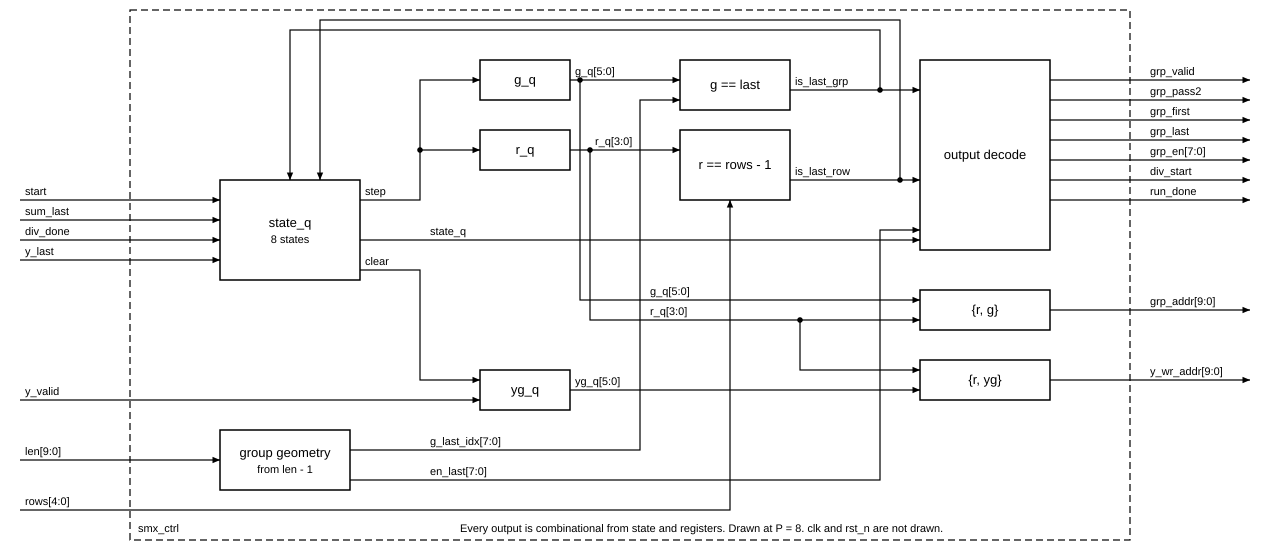

Write the Python code that produced this figure.
"""smx_ctrl structure at P = 8. The state machine is in smx_fsm. Run: python3 docs/spec/fig/smx_ctrl.py"""
from schematic import Sheet

s = Sheet("smx_ctrl", 1270, 560)
s.boundary(130, 10, 1000, 530, "smx_ctrl")

s.box(220, 180, 140, 100, "state_q", "8 states")
s.box(480, 60, 90, 40, "g_q")
s.box(480, 130, 90, 40, "r_q")
s.box(480, 370, 90, 40, "yg_q")
s.box(220, 430, 130, 60, "group geometry", "from len - 1")
s.box(680, 60, 110, 50, "g == last")
s.box(680, 130, 110, 70, "r == rows - 1")
s.box(920, 60, 130, 190, "output decode")
s.box(920, 290, 130, 40, "{r, g}")
s.box(920, 360, 130, 40, "{r, yg}")

s.wire([(20, 200), (220, 200)], "start")
s.wire([(20, 220), (220, 220)], "sum_last")
s.wire([(20, 240), (220, 240)], "div_done")
s.wire([(20, 260), (220, 260)], "y_last")
s.wire([(20, 460), (220, 460)], "len[9:0]")
s.wire([(20, 510), (730, 510), (730, 200)], "rows[4:0]")
s.wire([(20, 400), (480, 400)], "y_valid")
s.wire([(360, 200), (420, 200), (420, 80), (480, 80)], "step")
s.dot(420, 150)
s.wire([(420, 150), (480, 150)])
s.wire([(360, 270), (420, 270), (420, 380), (480, 380)], "clear")
s.wire([(570, 80), (680, 80)], "g_q[5:0]")
s.dot(580, 80)
s.wire([(580, 80), (580, 300), (920, 300)], "g_q[5:0]", at=1, lx=650)
s.wire([(570, 150), (680, 150)], "r_q[3:0]", lx=595)
s.dot(590, 150)
s.wire([(590, 150), (590, 320), (920, 320)], "r_q[3:0]", at=1, lx=650)
s.dot(800, 320)
s.wire([(800, 320), (800, 370), (920, 370)])
s.wire([(570, 390), (920, 390)], "yg_q[5:0]")
s.wire([(350, 450), (640, 450), (640, 100), (680, 100)], "g_last_idx[7:0]", lx=430)
s.wire([(350, 480), (880, 480), (880, 230), (920, 230)], "en_last[7:0]", lx=430)
s.wire([(790, 90), (920, 90)], "is_last_grp")
s.dot(880, 90)
s.wire([(880, 90), (880, 30), (290, 30), (290, 180)])
s.wire([(790, 180), (920, 180)], "is_last_row")
s.dot(900, 180)
s.wire([(900, 180), (900, 20), (320, 20), (320, 180)])
s.wire([(360, 240), (920, 240)], "state_q", lx=430)
for name, y in [("grp_valid", 80), ("grp_pass2", 100), ("grp_first", 120), ("grp_last", 140), ("grp_en[7:0]", 160),
                ("div_start", 180), ("run_done", 200)]:
    s.wire([(1050, y), (1250, y)], name, lx=1150, port=True)
s.wire([(1050, 310), (1250, 310)], "grp_addr[9:0]", lx=1150, port=True)
s.wire([(1050, 380), (1250, 380)], "y_wr_addr[9:0]", lx=1150, port=True)
s.note(460, 532, "Every output is combinational from state and registers. Drawn at P = 8. clk and rst_n are not drawn.")
s.save(__file__)
